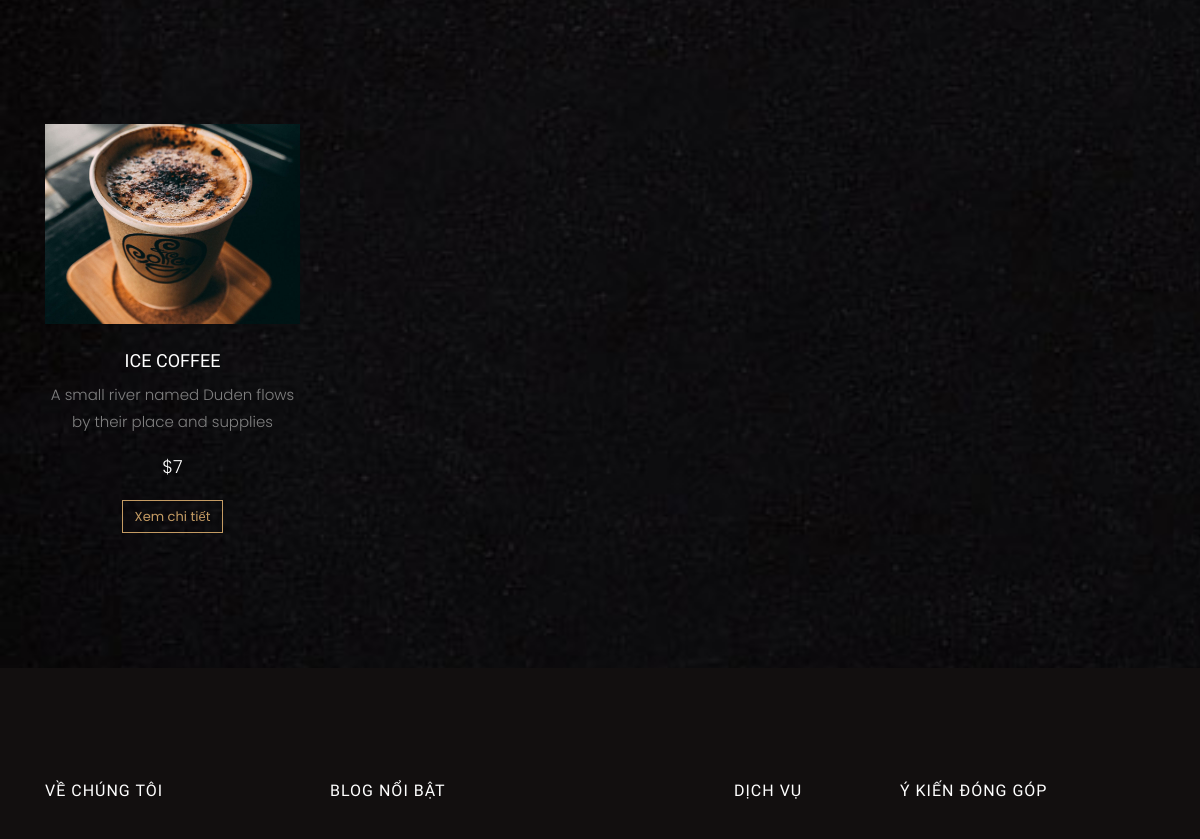
The page /products/product-single.php?id=1 (middle part) on the database as committed earlier.
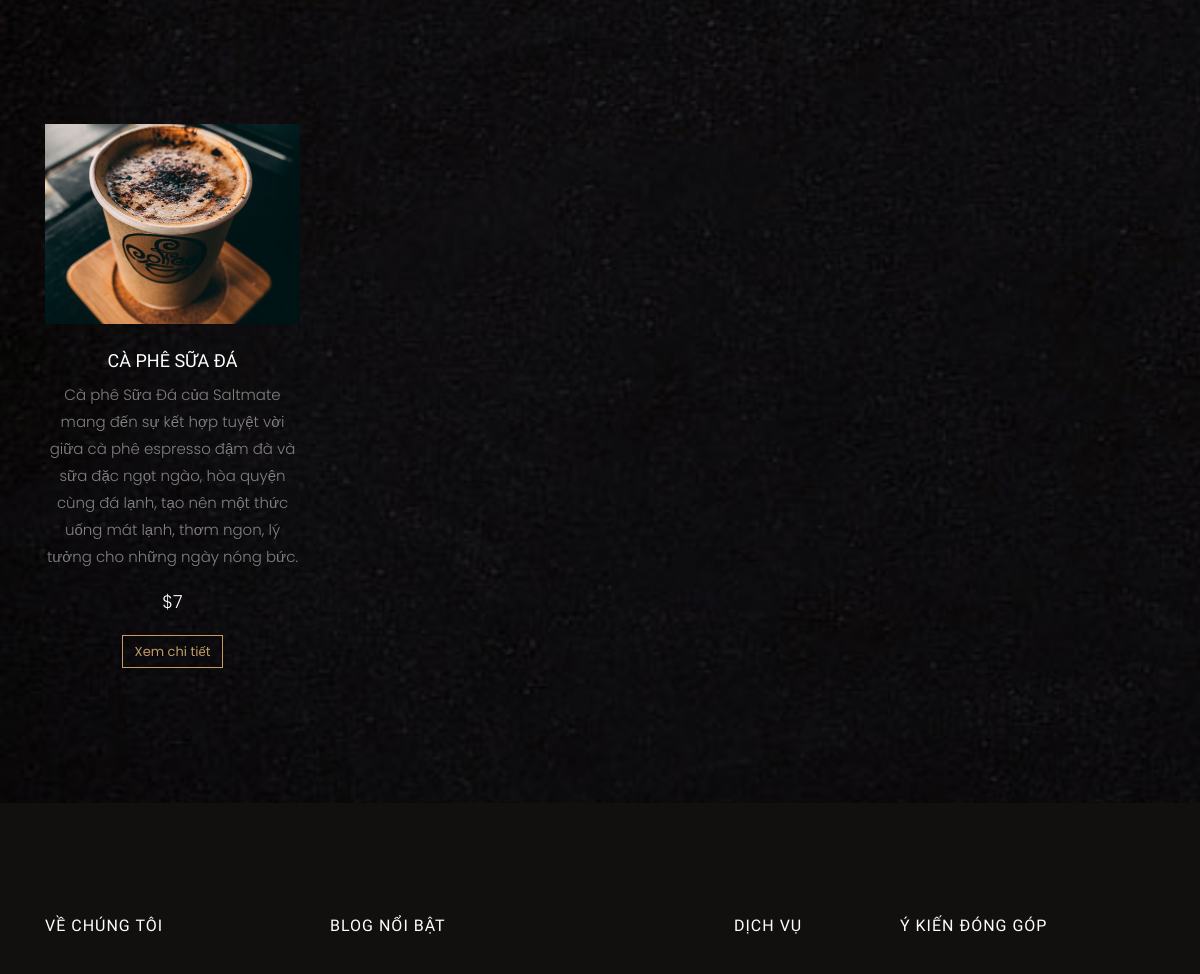
The same page on the database as committed later.
### tables this page shows
CREATE TABLE `products` (
  `id` int(10) NOT NULL,
  `name` varchar(200) NOT NULL,
  `image` varchar(200) NOT NULL,
  `description` text NOT NULL,
  `price` varchar(10) NOT NULL,
  `type` varchar(200) NOT NULL,
  `created_at` timestamp NOT NULL DEFAULT current_timestamp()
);

### products/product-single.php (the view, shortened to what this page needs)
<?php require "../includes/header.php"; ?>
<?php require "../config/config.php"; ?>
<?php
	if(isset($_GET['id'])) {
		$id = $_GET['id'];
		$product = $conn->query("SELECT * FROM products WHERE id='$id'");
		$product->execute();
		$singelProduct = $product->fetch(PDO::FETCH_OBJ);
		$relatedProducts = $conn->query("SELECT * FROM products WHERE type='$singelProduct->type'
		AND id !='$singelProduct->id'");
		$relatedProducts->execute();
		$allRelatedProducts = $relatedProducts->fetchAll(PDO::FETCH_OBJ);
	} else {
		header("location: ".APPURL."/404.php");
	}
?>
    <section class="ftco-section">
    	<div class="container">
    		<div class="row justify-content-center mb-5 pb-3">
        </div>
        <div class="row">
			<?php foreach($allRelatedProducts as $allRelatedProduct) : ?>
        	<div class="col-md-3">
        		<div class="menu-entry">
    					<a href="<?php echo APPURL; ?>/products/product-single.php?id=<?php echo $allRelatedProduct->id; ?>" class="img" style="background-image: url(<?php echo IMAGEPRODUCTS; ?>/<?php echo $allRelatedProduct->image; ?>);"></a>
    					<div class="text text-center pt-4">
    						<h3><a href="<?php echo APPURL; ?>/products/product-single.php?id=<?php echo $allRelatedProduct->id; ?>"><?php echo $allRelatedProduct->name; ?></a></h3>
    						<p>
							<?php echo $allRelatedProduct->description; ?>
							</p>
    						<p class="price"><span>$<?php echo $allRelatedProduct->price; ?></span></p>
    						<p><a href="<?php echo APPURL; ?>/products/product-single.php?id=<?php echo $allRelatedProduct->id; ?>" class="btn btn-primary btn-outline-primary">Xem chi tiết</a></p>
    					</div>
    				</div>
        	</div>
			<?php endforeach; ?>
        </div>
    	</div>
    </section>
<?php require "../includes/footer.php"; ?>

Rows that differ between the two databases and show on the page:
changed products: name "ICE COFFEE" → "CÀ PHÊ SỮA ĐÁ"; description "A small river named Duden flows by their place and supplies" → "Cà phê Sữa Đá của Saltmate mang đến sự kết hợp tuyệt vời giữa cà phê espresso đậm đà và sữa đặc ngọt ngào, hòa quyện cùng đá lạnh, tạo nên một thức uống mát lạnh, thơm ngon, lý tưởng cho những ngày nóng bức."
